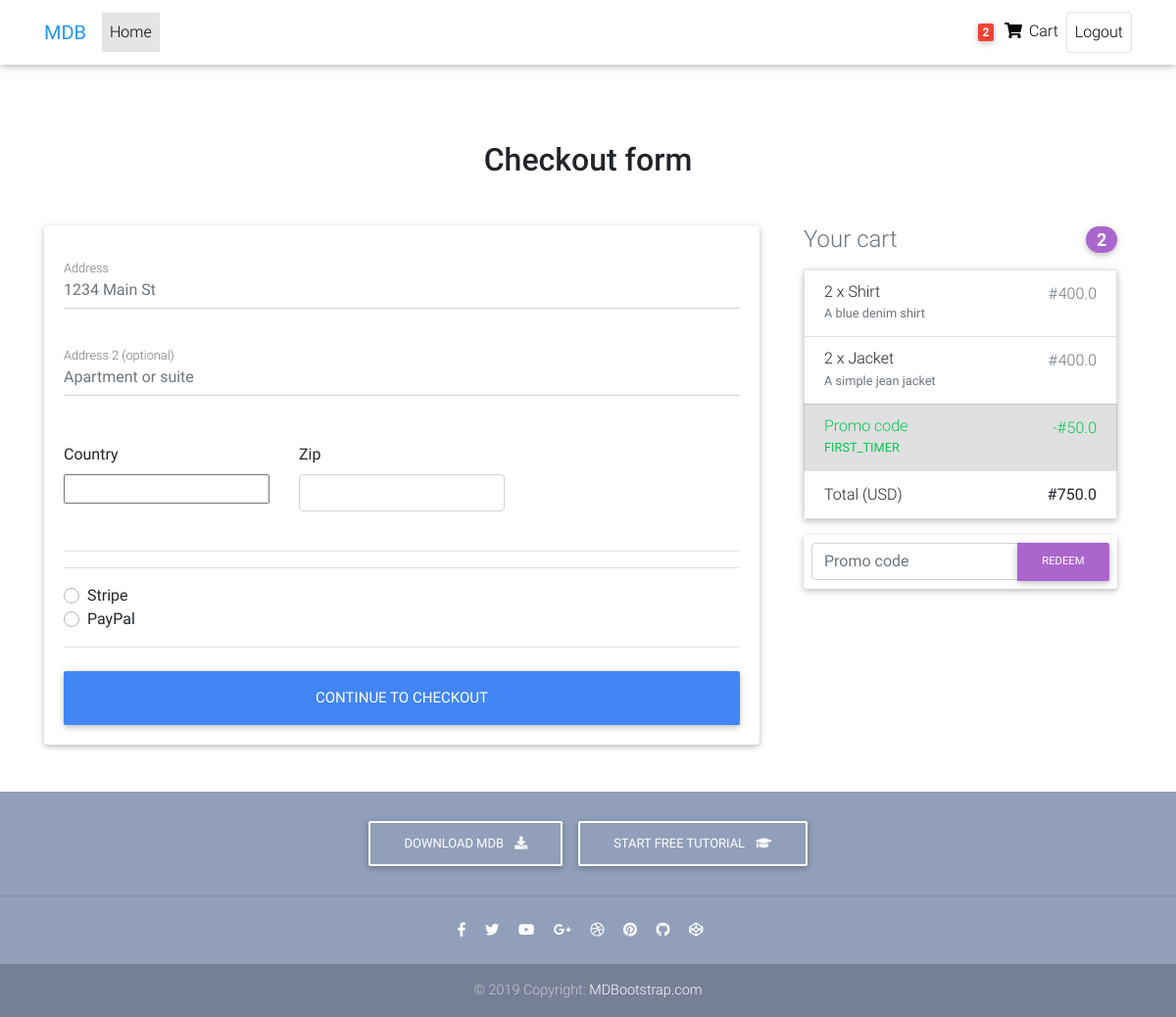
/checkout/ (signed in), run on an earlier commit of the app's database.
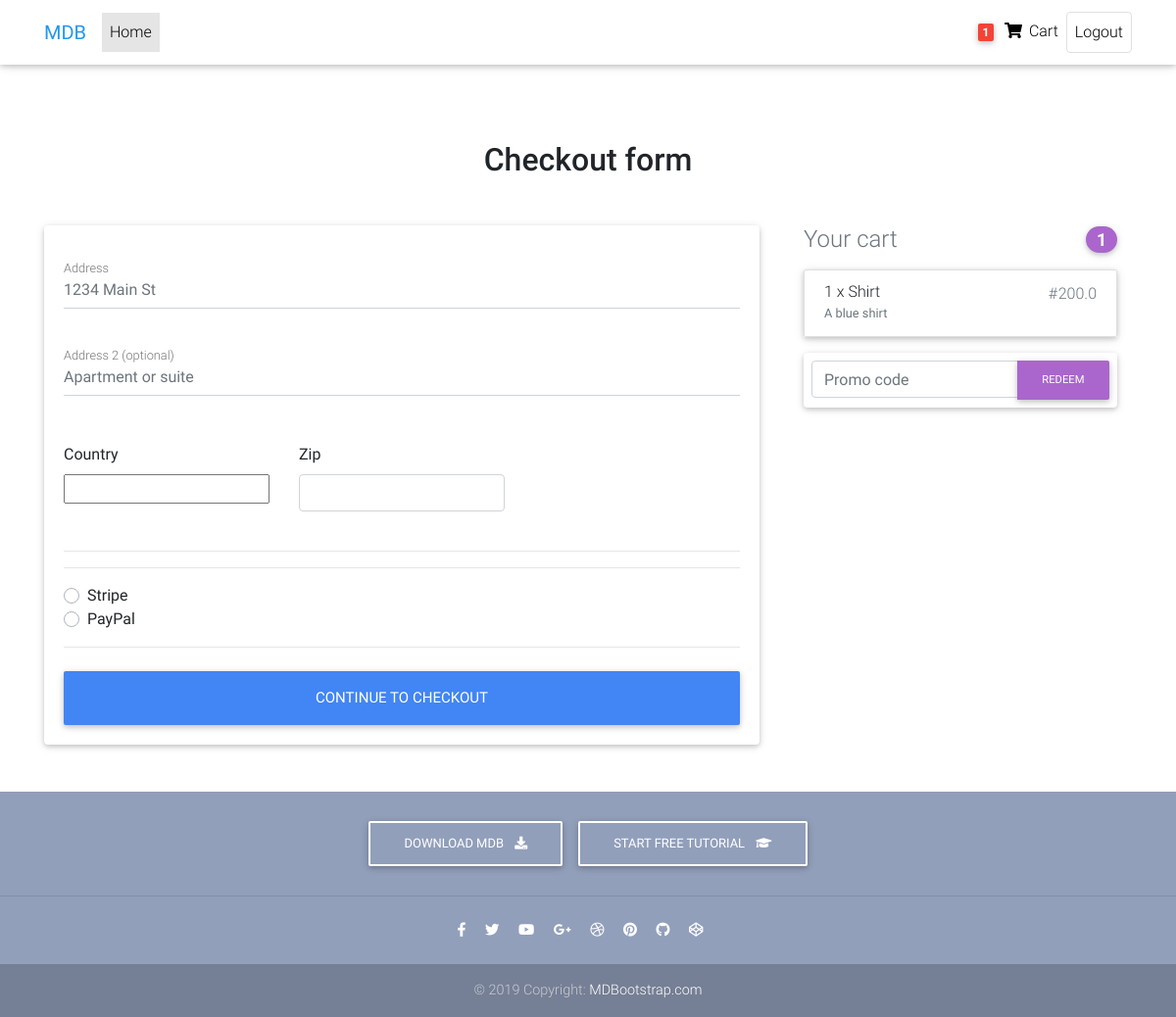
And on a later commit of the database.
### ecommerce/models.py (models this page shows, shortened)
class Order(models.Model):
    user = models.ForeignKey(User, on_delete=models.CASCADE)
    ref_code = models.CharField(max_length=20)
    items = models.ManyToManyField(OrderItem)
    start_date = models.DateTimeField(auto_now_add=True)
    created_date = models.DateTimeField()
    ordered = models.BooleanField(default=False)
    address = models.ForeignKey('Address', on_delete=models.SET_NULL, blank=True, null=True)
    payment = models.ForeignKey('Payment', on_delete=models.SET_NULL, blank=True, null=True)
    coupon = models.ForeignKey('Coupon', on_delete=models.SET_NULL, blank=True, null=True)
    being_delivered = models.BooleanField(default=False)
    received = models.BooleanField(default=False)
    refund_requested = models.BooleanField(default=False)
    refund_granted = models.BooleanField(default=False)
    def get_total(self):
        total = 0
        for order_item in self.items.all():
            total += order_item.get_final_price()
        if self.coupon:
            total -= self.coupon.amount
        return total

class OrderItem(models.Model):
    user = models.ForeignKey(User, on_delete=models.CASCADE)
    ordered = models.BooleanField(default=False)
    item = models.ForeignKey('Item', on_delete=models.CASCADE)
    quantity = models.IntegerField(default=1)
    def get_total_item_price(self):
        return self.quantity * self.item.price
    def get_total_item_discount_price(self):
        return self.quantity * self.item.discount_price
    def get_final_price(self):
        if self.item.discount_price:
            return self.get_total_item_discount_price()
        else:
            return self.get_total_item_price()

class Item(models.Model):
    title = models.CharField(max_length=100)
    price = models.FloatField()
    discount_price = models.FloatField(blank=True, null=True)
    category = models.CharField(max_length=2, choices=CATEGORY_CHOICES)
    label = models.CharField(max_length=1, choices=LABEL_CHOICES)
    slug = models.SlugField()
    description = models.TextField()
    image = models.ImageField(blank=True, null=True)

class Coupon(models.Model):
    code = models.CharField(max_length=20)
    amount = models.FloatField()

### ecommerce/views.py (the view, shortened to what this page needs)
# urls.py: path('checkout/', CheckOutView.as_view(), name='check-out'),
class CheckOutView(View):
    def get(self, *args, **kwargs):
        try:
            form = CheckoutForm()
            order = Order.objects.get(user=self.request.user, ordered=False)
            context = {
                'form': form,
                'coupon_form': CouponForm(),
                'order': order,
                'DISPLAY_COUPON_FORM': True
            }
            return render(self.request, 'ecommerce/checkout-page.html', context)
        except ObjectDoesNotExist:
            messages.info(self.request, 'You do not have an active order')
            return redirect('check-out')

### ecommerce/forms.py
class CheckoutForm(forms.Form):
    street_address = forms.CharField()
    apartment_address = forms.CharField(required=False)
    country = CountryField(blank_label='select country').formfield(widget=CountrySelectWidget(attrs={
        'class': 'custom-select d-block w-100'
    }))
    zip = forms.CharField()
    payment_option = forms.ChoiceField(choices=PAYMENT_CHOICES)

class CouponForm(forms.Form):
    code = forms.CharField(widget=forms.TextInput(attrs={
        'class': 'form-control',
        'placeholder': 'Promo code',
        'aria-label': "Recipient's username",
        'aria-describedby': 'basic-addon2'
    }))

### ecommerce/templatetags/cart_template_tags.py (called while the page is built)
@register.filter
def cart_item_count(user):
    if user.is_authenticated:
        qs = Order.objects.filter(user=user, ordered=False)
        if qs.exists():
            return qs[0].items.count()
    return 0

### ecommerce/templates/ecommerce/checkout-page.html (shortened to what this page needs)
{% extends 'ecommerce/base.html' %}
{% block content %}
  <main class="pt-4">
    <div class="container wow fadeIn">
      <h2 class="my-5 h2 text-center">Checkout form</h2>
      <div class="row">
        <div class="col-md-8 mb-4">
          <div class="card">
            <form class="card-body" method="POST"> {% csrf_token %}
              <div class="md-form mb-5">
                <input type="text" class="form-control" id="street_address" name="street_address" placeholder="1234 Main St">
                <label for="street_address" class="">Address</label>
              </div>
              <div class="md-form mb-5">
                <input type="text" id="apartment_address" name="apartment_address" class="form-control" placeholder="Apartment or suite">
                <label for="apartment_address" class="">Address 2 (optional)</label>
              </div>
              <div class="row">
                <div class="col-lg-4 col-md-12 mb-4">
                  <label for="country">Country</label>
                    {{ form.country }}
                </div>
                <div class="col-lg-4 col-md-6 mb-4">
                  <label for="zip">Zip</label>
                  <input type="text" class="form-control" id="zip" name="zip" placeholder="" required>
                </div>
              </div>
              <hr>
              <hr>
                {% for value, name in form.fields.payment_option.choices %}
                <div class="custom-control custom-radio">
                  <label class="custom-control-label" for="{{ name }}">{{ name }}</label>
                </div>
                {% endfor %}
              <hr class="mb-4">
              <button class="btn btn-primary btn-lg btn-block" type="submit">Continue to checkout</button>
            </form>
          </div>
        </div>
        <div class="col-md-4 mb-4">
        {% include 'ecommerce/order-snippet.html' %}
        </div>
      </div>
    </div>
  </main>
{% endblock %}

### ecommerce/templates/ecommerce/navbar.html (shortened to what this page needs)
{% load cart_template_tags %}
  <nav class="navbar fixed-top navbar-expand-lg navbar-light white scrolling-navbar">
    <div class="container">
      <a class="navbar-brand waves-effect" href="https://mdbootstrap.com/docs/jquery/" target="_blank">
        <strong class="blue-text">MDB</strong>
      </a>
      <div class="collapse navbar-collapse" id="navbarSupportedContent">
        <ul class="navbar-nav mr-auto">
          <li class="nav-item active">
            <a class="nav-link waves-effect" href="{% url 'home' %}">Home
            </a>
          </li>
        </ul>
        <ul class="navbar-nav nav-flex-icons">
            {% if request.user.is_authenticated %}
          <li class="nav-item">
            <a class="nav-link waves-effect" href="{% url 'order-summary' %}">
              <span class="badge red z-depth-1 mr-1"> {{ request.user|cart_item_count }} </span>
              <i class="fas fa-shopping-cart"></i>
              <span class="clearfix d-none d-sm-inline-block"> Cart </span>
            </a>
          </li>
          <li class="nav-item">
            <a href="{% url 'logout' %}" class="nav-link border border-light rounded waves-effect">
              Logout
            </a>
          </li>
          {% endif %}
      </div>
    </div>
  </nav>

### ecommerce/templates/ecommerce/order-snippet.html
        <div class="col-md-12 mb-4">
          <h4 class="d-flex justify-content-between align-items-center mb-3">
            <span class="text-muted">Your cart</span>
            <span class="badge badge-secondary badge-pill">{{ order.items.count }}</span>
          </h4>
          <ul class="list-group mb-3 z-depth-1">
              {% for order_item in order.items.all %}
            <li class="list-group-item d-flex justify-content-between lh-condensed">
              <div>
                <h6 class="my-0">{{ order_item.quantity }} x {{ order_item.item.title }}</h6>
                <small class="text-muted">{{ order_item.item.description }}</small>
              </div>
              <span class="text-muted">#{{ order_item.get_final_price }}</span>
            </li>
              {% endfor %}
          {% if order.coupon %}
            <li class="list-group-item d-flex justify-content-between bg-light">
              <div class="text-success">
                <h6 class="my-0">Promo code</h6>
                <small>{{ order.coupon.code }}</small>
              </div>
              <span class="text-success">-#{{ order.coupon.amount }}</span>
            </li>
            <li class="list-group-item d-flex justify-content-between">
              <span>Total (USD)</span>
              <strong>#{{ order.get_total }}</strong>
            </li>
          {% endif %}
          </ul>
        {% if DISPLAY_COUPON_FORM %}
          <form class="card p-2" method="POST" action="{% url 'add-coupon' %}"> {% csrf_token %}
            <div class="input-group">
              {{ coupon_form.code }}
                <div class="input-group-append">
                <button class="btn btn-secondary btn-md waves-effect m-0" type="submit">Redeem</button>
              </div>
            </div>
          </form>
        {% endif %}
        </div>

What changed in the data, as far as the page shows it:
no longer on this page (row edited): Order: items.count "2", coupon.code "FIRST_TIMER", coupon.amount "50.0", get_total "750.0"
no longer on this page (row edited): OrderItem: quantity "2", item "Shirt", item.description "A blue denim shirt", get_final_price "400.0"
no longer on this page (row edited): OrderItem: quantity "2", item "Jacket", item.description "A simple jean jacket", get_final_price "400.0"
added Order: items.count "1"
added OrderItem: quantity "1", item "Shirt", item.description "A blue shirt", get_final_price "200.0"
Also different on the page:
{{ request.user|cart_item_count }}: "2" → "1"
text no longer shown: "Promo code -# Total (USD) #"
